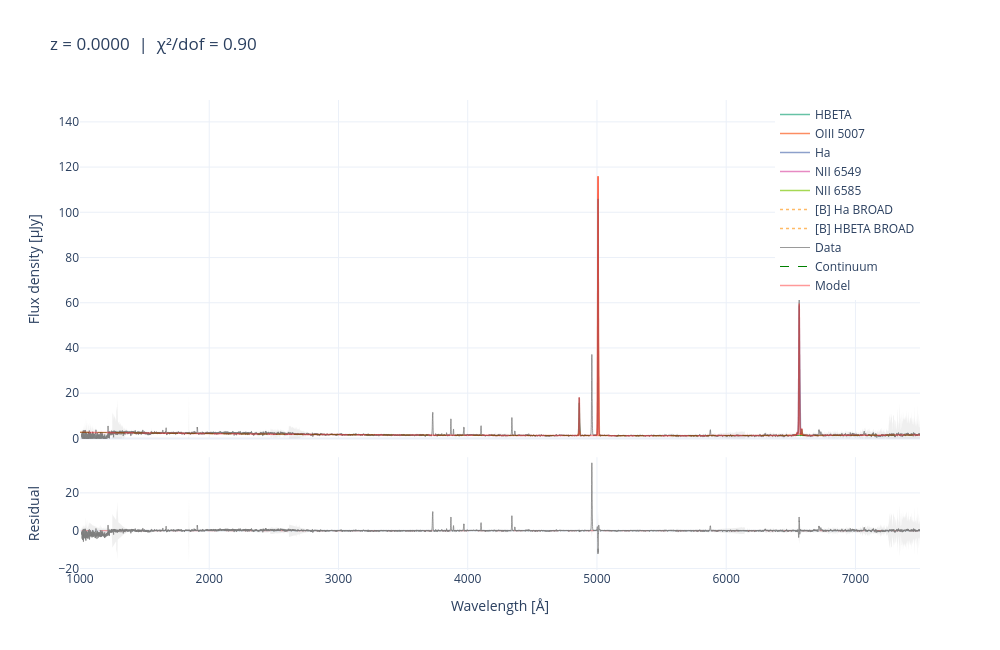

The code cell stored with this chart in its notebook:
### Code cell
# Interactive plotly plot
fig_interactive = jwspecfit.plot_fit_interactive(result_opt.best_fit, wave_unit="A")
fig_interactive.show()
